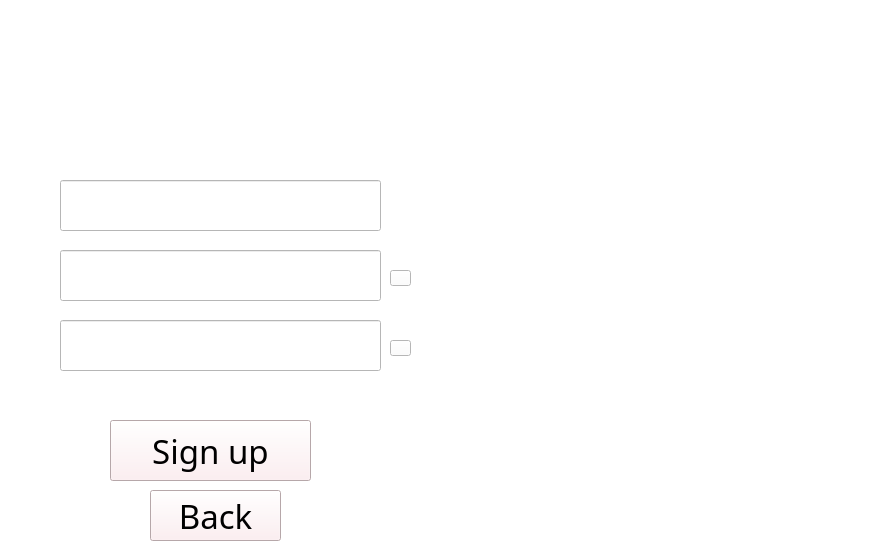
<?xml version="1.0" encoding="UTF-8"?>
<ui version="4.0">
 <class>MiniPicasso</class>
 <widget class="QWidget" name="MiniPicasso">
  <property name="geometry">
   <rect>
    <x>0</x>
    <y>0</y>
    <width>892</width>
    <height>552</height>
   </rect>
  </property>
  <property name="windowTitle">
   <string>Form</string>
  </property>
  <property name="styleSheet">
   <string notr="true">background-color: rgb(255, 255, 255);</string>
  </property>
  <widget class="QLineEdit" name="lineEdit_2">
   <property name="geometry">
    <rect>
     <x>60</x>
     <y>250</y>
     <width>321</width>
     <height>51</height>
    </rect>
   </property>
   <property name="font">
    <font>
     <family>Arial</family>
     <pointsize>14</pointsize>
    </font>
   </property>
   <property name="styleSheet">
    <string notr="true">border-image: url(:/images/border.PNG);</string>
   </property>
   <property name="text">
    <string/>
   </property>
   <property name="alignment">
    <set>Qt::AlignLeading|Qt::AlignLeft|Qt::AlignVCenter</set>
   </property>
   <property name="placeholderText">
    <string notr="true" comment="Username" extracomment="Username"/>
   </property>
  </widget>
  <widget class="QLineEdit" name="lineEdit">
   <property name="geometry">
    <rect>
     <x>60</x>
     <y>180</y>
     <width>321</width>
     <height>51</height>
    </rect>
   </property>
   <property name="font">
    <font>
     <family>Arial</family>
     <pointsize>14</pointsize>
    </font>
   </property>
   <property name="styleSheet">
    <string notr="true">border-image: url(:/images/border.PNG);</string>
   </property>
   <property name="text">
    <string/>
   </property>
   <property name="alignment">
    <set>Qt::AlignLeading|Qt::AlignLeft|Qt::AlignVCenter</set>
   </property>
   <property name="placeholderText">
    <string notr="true" comment="Username" extracomment="Username"/>
   </property>
  </widget>
  <widget class="QLabel" name="label">
   <property name="geometry">
    <rect>
     <x>20</x>
     <y>20</y>
     <width>401</width>
     <height>91</height>
    </rect>
   </property>
   <property name="styleSheet">
    <string notr="true">border-image: url(:/images/Снимок1.PNG);</string>
   </property>
   <property name="text">
    <string/>
   </property>
   <property name="pixmap">
    <pixmap>Снимок1.PNG</pixmap>
   </property>
   <property name="scaledContents">
    <bool>true</bool>
   </property>
  </widget>
  <widget class="QLabel" name="label_4">
   <property name="geometry">
    <rect>
     <x>60</x>
     <y>100</y>
     <width>311</width>
     <height>61</height>
    </rect>
   </property>
   <property name="styleSheet">
    <string notr="true">border-image: url(:/images/Снимок2.PNG);</string>
   </property>
   <property name="text">
    <string/>
   </property>
   <property name="pixmap">
    <pixmap>Снимок2.PNG</pixmap>
   </property>
   <property name="scaledContents">
    <bool>true</bool>
   </property>
  </widget>
  <widget class="QLineEdit" name="lineEdit_4">
   <property name="geometry">
    <rect>
     <x>60</x>
     <y>320</y>
     <width>321</width>
     <height>51</height>
    </rect>
   </property>
   <property name="font">
    <font>
     <family>Arial</family>
     <pointsize>14</pointsize>
    </font>
   </property>
   <property name="styleSheet">
    <string notr="true">border-image: url(:/images/border.PNG);</string>
   </property>
   <property name="text">
    <string/>
   </property>
   <property name="alignment">
    <set>Qt::AlignLeading|Qt::AlignLeft|Qt::AlignVCenter</set>
   </property>
   <property name="placeholderText">
    <string notr="true" comment="Username" extracomment="Username"/>
   </property>
  </widget>
  <widget class="QPushButton" name="pushButton_3">
   <property name="geometry">
    <rect>
     <x>110</x>
     <y>420</y>
     <width>201</width>
     <height>61</height>
    </rect>
   </property>
   <property name="font">
    <font>
     <family>Impact</family>
     <pointsize>25</pointsize>
    </font>
   </property>
   <property name="styleSheet">
    <string notr="true">background-color: rgb(255, 234, 237);</string>
   </property>
   <property name="text">
    <string>Sign up</string>
   </property>
  </widget>
  <widget class="QLabel" name="label_2">
   <property name="geometry">
    <rect>
     <x>450</x>
     <y>60</y>
     <width>421</width>
     <height>441</height>
    </rect>
   </property>
   <property name="styleSheet">
    <string notr="true">border-image: url(:/images/rounded-in-photoretrica (1).png);</string>
   </property>
   <property name="text">
    <string/>
   </property>
   <property name="pixmap">
    <pixmap>:/images/images/rounded-in-photoretrica (1).png</pixmap>
   </property>
   <property name="scaledContents">
    <bool>true</bool>
   </property>
  </widget>
  <widget class="QPushButton" name="pushButton_4">
   <property name="geometry">
    <rect>
     <x>150</x>
     <y>490</y>
     <width>131</width>
     <height>51</height>
    </rect>
   </property>
   <property name="font">
    <font>
     <family>Impact</family>
     <pointsize>25</pointsize>
    </font>
   </property>
   <property name="styleSheet">
    <string notr="true">background-color: rgb(255, 234, 237);</string>
   </property>
   <property name="text">
    <string>Back</string>
   </property>
  </widget>
  <widget class="QLabel" name="label_5">
   <property name="geometry">
    <rect>
     <x>30</x>
     <y>380</y>
     <width>391</width>
     <height>31</height>
    </rect>
   </property>
   <property name="font">
    <font>
     <family>Arial</family>
     <pointsize>13</pointsize>
    </font>
   </property>
   <property name="text">
    <string/>
   </property>
   <property name="alignment">
    <set>Qt::AlignCenter</set>
   </property>
  </widget>
  <widget class="QPushButton" name="pushButton">
   <property name="geometry">
    <rect>
     <x>390</x>
     <y>270</y>
     <width>21</width>
     <height>16</height>
    </rect>
   </property>
   <property name="autoFillBackground">
    <bool>false</bool>
   </property>
   <property name="styleSheet">
    <string notr="true">border-image: url(:/images/eye.png);</string>
   </property>
   <property name="text">
    <string/>
   </property>
  </widget>
  <widget class="QPushButton" name="pushButton_2">
   <property name="geometry">
    <rect>
     <x>390</x>
     <y>340</y>
     <width>21</width>
     <height>16</height>
    </rect>
   </property>
   <property name="autoFillBackground">
    <bool>false</bool>
   </property>
   <property name="styleSheet">
    <string notr="true">border-image: url(:/images/eye.png);</string>
   </property>
   <property name="text">
    <string/>
   </property>
  </widget>
 </widget>
 <resources>
  <include location="images/res.qrc"/>
 </resources>
 <connections/>
</ui>
